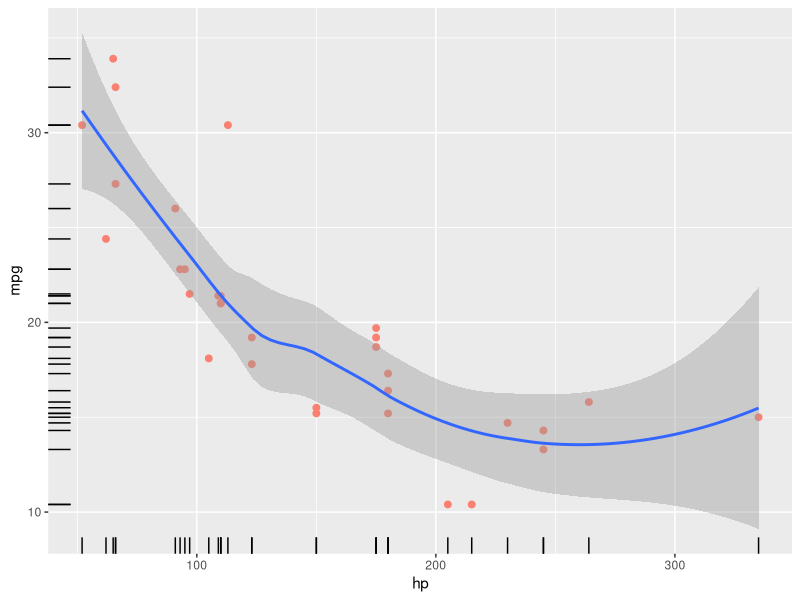
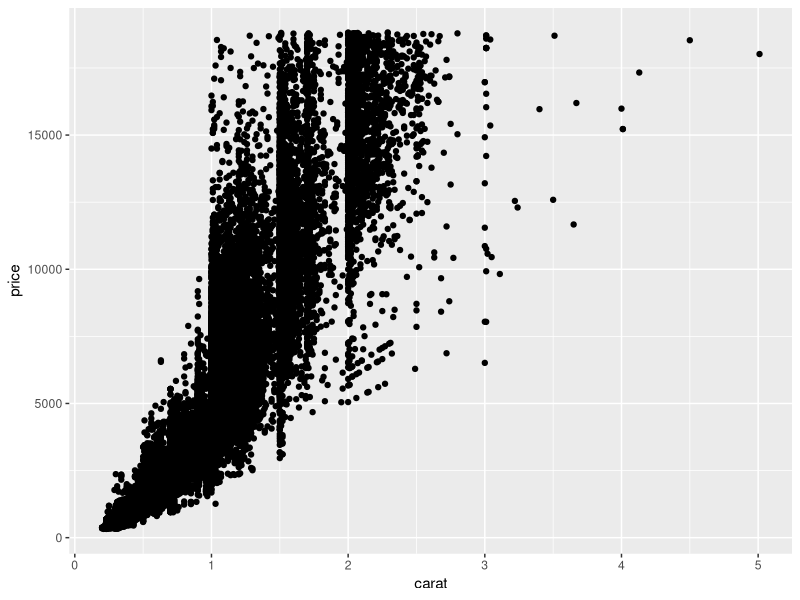
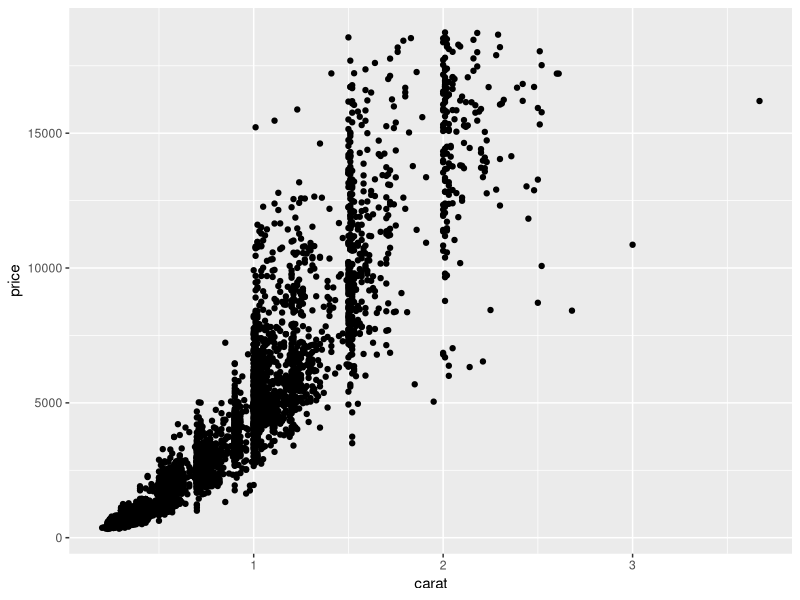
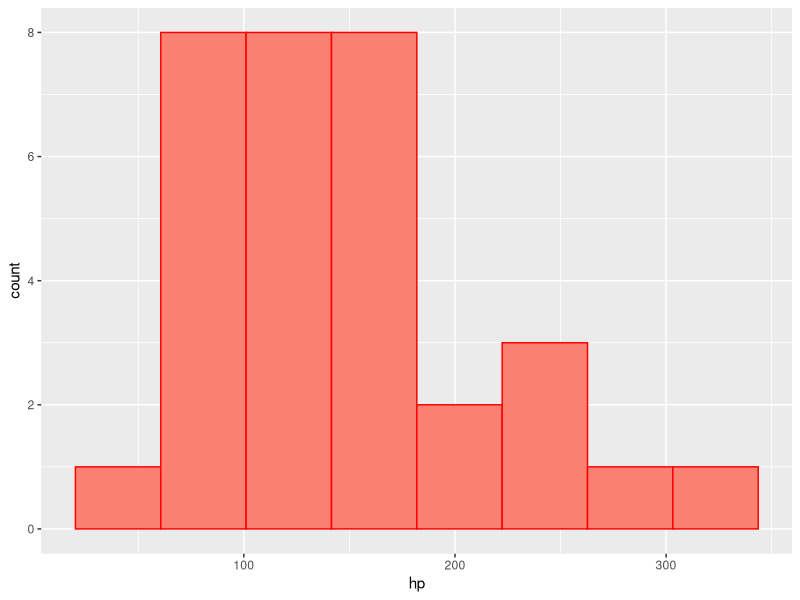
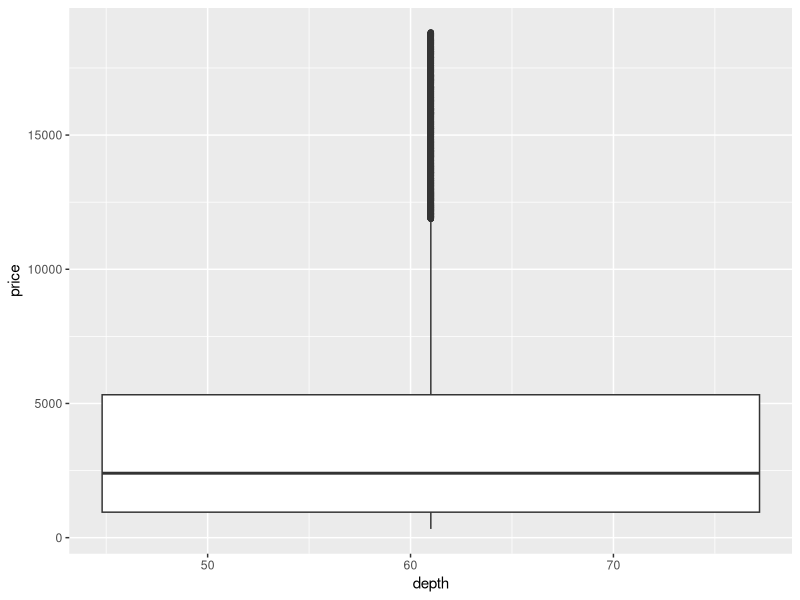
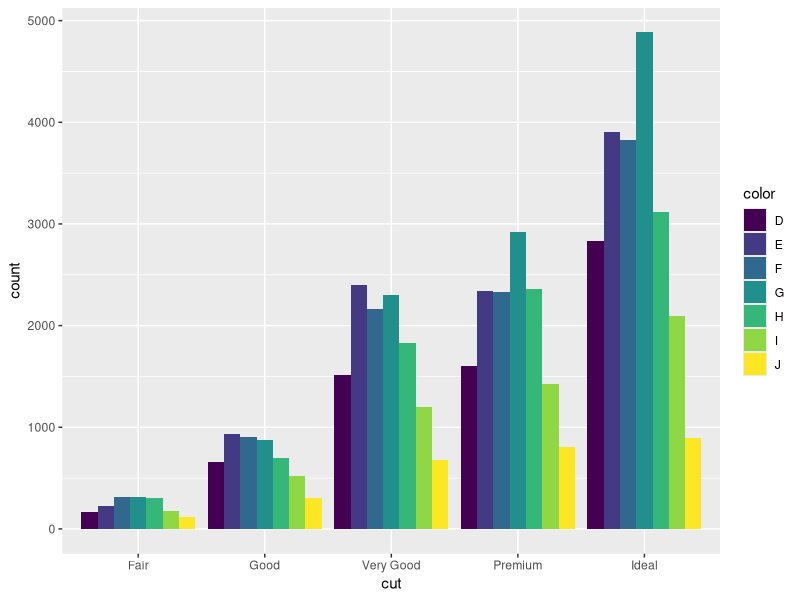
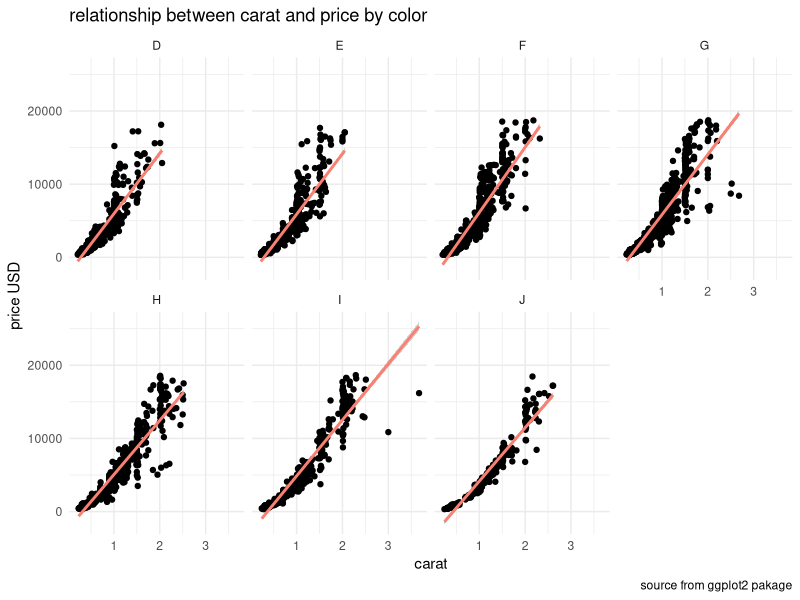
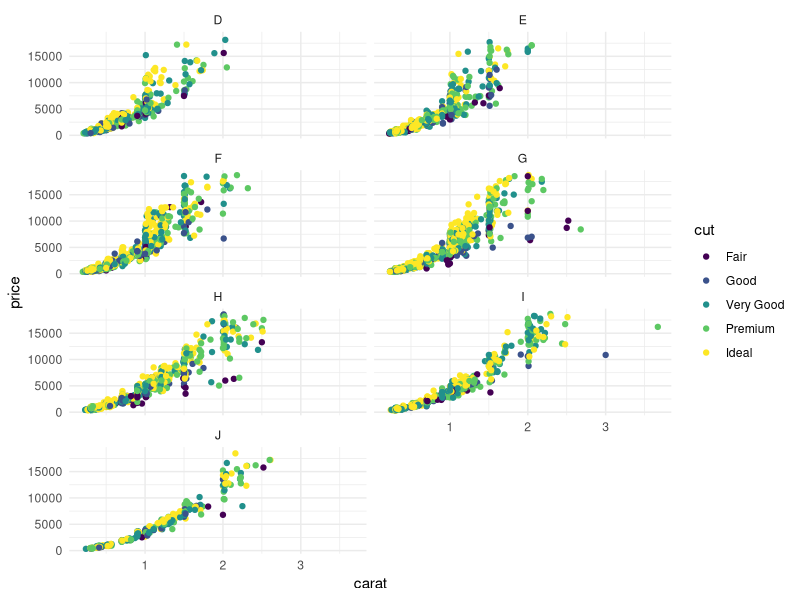

Source code (R) for these figures, in order:
library(tidyverse)

# Scatter Plot
ggplot(data = mtcars, mapping = aes(x=hp,y=mpg)) + 
  geom_point(size = 2, col = 'salmon') +
  geom_smooth() +
  geom_rug()

# sample visualize
ggplot(diamonds, aes(carat,price)) +
  geom_point()

small_diamonds <- sample_n(diamonds,5000)
ggplot(small_diamonds, aes(carat,price)) +
  geom_point()

# Histogram
ggplot(mtcars , aes(hp)) +
  geom_histogram(bins = 8, col = 'red', fill = 'salmon')


## box plot
ggplot(diamonds , aes(depth,price)) +
  geom_boxplot()

diamonds %>%
  count(cut)


# dodge bar
ggplot(diamonds,aes(cut,fill = color)) + 
  geom_bar(position = "dodge")


## Facet : small multiples
# plot by color
ggplot(small_diamonds, aes(carat,price)) +
  geom_point() +
  geom_smooth(method = 'lm', col = 'salmon') +
  facet_wrap(~color, ncol =4) +
# theme 
  theme_minimal() +
# label
  labs(title = 'relationship between carat and price by color',
       x = 'carat',
       y = 'price USD',
       caption = 'source from ggplot2 pakage')


# Mapping color
ggplot(small_diamonds, aes(carat,price, col=cut)) +
  geom_point() +
  facet_wrap(~color, ncol =2) +
  theme_minimal()
  